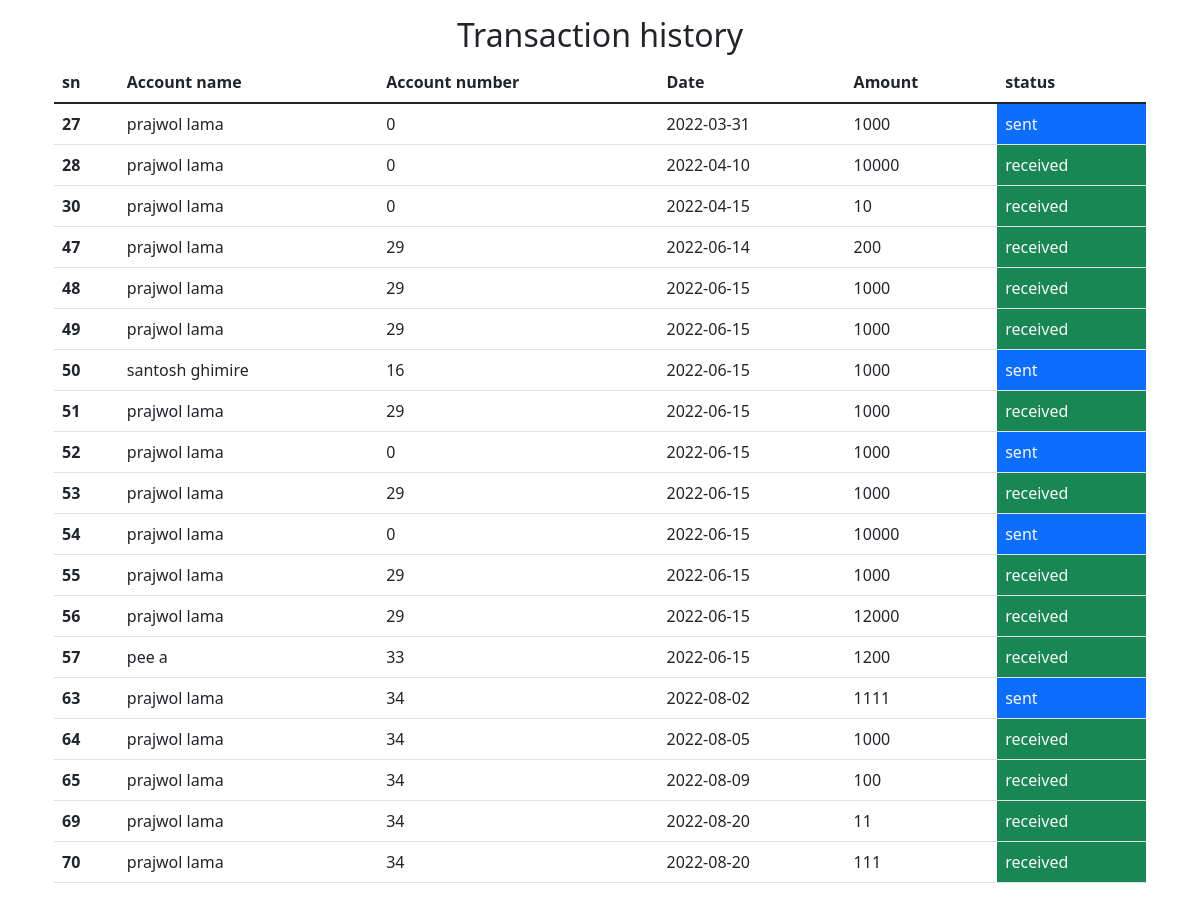
The app's page /accountstatement.php (signed in) with its own data.
### tables this page shows
CREATE TABLE `transaction` (
  `id` int(255) NOT NULL,
  `senderid` int(128) NOT NULL,
  `sendername` varchar(255) NOT NULL,
  `account number` int(255) NOT NULL,
  `date` date NOT NULL DEFAULT current_timestamp(),
  `amount` int(255) NOT NULL,
  `receiverid` int(128) NOT NULL,
  `receivername` varchar(255) NOT NULL
);

### accountstatement.php (the view, shortened to what this page needs)
<!DOCTYPE html>
<html lang="en">
<head>
    <link href="https://cdn.jsdelivr.net/npm/bootstrap@5.1.3/dist/css/bootstrap.min.css" rel="stylesheet">
</head>
<body>
    <div class="container">
    <div class="container py-3"  style="height:500px;">
        <p class="h2 text-center">Transaction history</p>
 <div class="overflow-auto">
    <table class="table">
        <thead>
          <tr>
            <th scope="col">sn</th>
            <th scope="col">Account name</th>
            <th scope="col">Account number</th>
            <th scope="col">Date</th>
            <th scope="col">Amount</th>
            <th scope="col">status</th>
          </tr>
        </thead>
        <tbody>
          <?php
          include 'connect.php';
          $account=$_SESSION['account'];
          $sql="SELECT * FROM transaction WHERE senderid='$account' OR receiverid='$account'";
          $res=$conn->query($sql);
          if($res){
            while($row=$res->fetch_assoc()){
              if($account==$row["receiverid"]){
                ?>
                <tr>
                <th scope="row"><?php echo $row["id"]?></th>
                <td><?php echo $row["sendername"]?></td>
                <td><?php echo $row["senderid"]?></td>
                <td><?php echo $row["date"]?></td>
                <td><?php echo $row["amount"]?></td>
                <td class="bg-success text-light">received</td>
              </tr>
              <?php
              }
              ?>
              <?php
              if($account==$row["senderid"]){
                ?>
                 <tr>
                <th scope="row"><?php echo $row["id"]?></th>
                <td><?php echo $row["receivername"]?></td>
                <td><?php echo $row["receiverid"]?></td>
                <td><?php echo $row["date"]?></td>
                <td><?php echo $row["amount"]?></td>
                <td class="bg-primary text-light">sent</td>
              </tr>
              <?php
              }
              ?>
              <?php
            }
          }
          ?>
        </tbody>
      </table>
 </div>
</div>
</body>
</html>

### records on screen
transaction: id "27", receivername "prajwol lama", receiverid "0", date "2022-03-31", amount "1000"
transaction: id "28", sendername "prajwol lama", senderid "0", date "2022-04-10", amount "10000"
transaction: id "30", sendername "prajwol lama", senderid "0", date "2022-04-15", amount "10"
transaction: id "47", sendername "prajwol lama", senderid "29", date "2022-06-14", amount "200"
transaction: id "48", sendername "prajwol lama", senderid "29", date "2022-06-15", amount "1000"
transaction: id "49", sendername "prajwol lama", senderid "29", date "2022-06-15", amount "1000"
transaction: id "50", receivername "santosh ghimire", receiverid "16", date "2022-06-15", amount "1000"
transaction: id "51", sendername "prajwol lama", senderid "29", date "2022-06-15", amount "1000"
transaction: id "52", receivername "prajwol lama", receiverid "0", date "2022-06-15", amount "1000"
transaction: id "53", sendername "prajwol lama", senderid "29", date "2022-06-15", amount "1000"
transaction: id "54", receivername "prajwol lama", receiverid "0", date "2022-06-15", amount "10000"
transaction: id "55", sendername "prajwol lama", senderid "29", date "2022-06-15", amount "1000"
transaction: id "56", sendername "prajwol lama", senderid "29", date "2022-06-15", amount "12000"
transaction: id "57", sendername "pee a", senderid "33", date "2022-06-15", amount "1200"
transaction: id "63", receivername "prajwol lama", receiverid "34", date "2022-08-02", amount "1111"
transaction: id "64", sendername "prajwol lama", senderid "34", date "2022-08-05", amount "1000"
transaction: id "65", sendername "prajwol lama", senderid "34", date "2022-08-09", amount "100"
transaction: id "69", sendername "prajwol lama", senderid "34", date "2022-08-20", amount "11"
transaction: id "70", sendername "prajwol lama", senderid "34", date "2022-08-20", amount "111"
